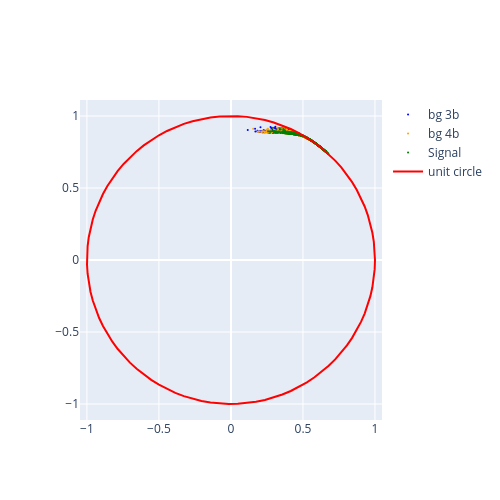

Notebook code cell kept with this figure:
### Code cell
fig = go.Figure()
# for view in range(3):
fig.add_trace(
    go.Scatter(
        x=base_q_repr_sampled[is_3b, f1, view],
        y=base_q_repr_sampled[is_3b, f2, view],
        mode="markers",
        name="bg 3b",
        marker=dict(size=2, color="blue"),
                )
            )
fig.add_trace(
    go.Scatter(
        x=base_q_repr_sampled[is_bg4b, f1, view],
        y=base_q_repr_sampled[is_bg4b, f2, view],
        mode="markers",
        name="bg 4b",
        marker=dict(size=2, color="orange"),
    )
)
fig.add_trace(
    go.Scatter(
        x=base_q_repr_sampled[is_signal, f1, view],
        y=base_q_repr_sampled[is_signal, f2, view],
        mode="markers",
        name="Signal",
        marker=dict(size=2, color="green")
    )
)
# draw a unit circle
theta = np.linspace(0, 2*np.pi, 100)
x = np.cos(theta)
y = np.sin(theta)
fig.add_trace(go.Scatter(x=x, y=y, mode="lines", name="unit circle", line=dict(color="red")))

fig.update_layout(yaxis_scaleanchor="x", width=500, height=500)

fig.show()

### Figure 1 — Plotly figure (JSON) as saved in the notebook; plotly's stock layout.template omitted (floating-point values rounded to 4 significant figures; data arrays with more than 128 entries replaced by an {"elided": "..."} marker saying what was removed)
{"data": [{"marker": {"color": "blue", "size": 2}, "mode": "markers", "name": "bg 3b", "type": "scatter", "x": {"elided": "1000 float values"}, "y": {"elided": "1000 float values"}}, {"marker": {"color": "orange", "size": 2}, "mode": "markers", "name": "bg 4b", "type": "scatter", "x": {"elided": "1000 float values"}, "y": {"elided": "1000 float values"}}, {"marker": {"color": "green", "size": 2}, "mode": "markers", "name": "Signal", "type": "scatter", "x": {"elided": "1000 float values"}, "y": {"elided": "1000 float values"}}, {"line": {"color": "red"}, "mode": "lines", "name": "unit circle", "type": "scatter", "x": [1, 0.998, 0.992, 0.9819, 0.9679, 0.9501, 0.9284, 0.9029, 0.8738, 0.8413, 0.8053, 0.766, 0.7237, 0.6785, 0.6306, 0.5801, 0.5272, 0.4723, 0.4154, 0.3569, 0.2969, 0.2358, 0.1736, 0.1108, 0.04758, -0.01587, -0.07925, -0.1423, -0.2048, -0.2665, -0.3271, -0.3863, -0.4441, -0.5, -0.5539, -0.6056, -0.6549, -0.7015, -0.7453, -0.7861, -0.8237, -0.858, -0.8888, -0.9161, -0.9397, -0.9595, -0.9754, -0.9874, -0.9955, -0.9995, -0.9995, -0.9955, -0.9874, -0.9754, -0.9595, -0.9397, -0.9161, -0.8888, -0.858, -0.8237, -0.7861, -0.7453, -0.7015, -0.6549, -0.6056, -0.5539, -0.5, -0.4441, -0.3863, -0.3271, -0.2665, -0.2048, -0.1423, -0.07925, -0.01587, 0.04758, 0.1108, 0.1736, 0.2358, 0.2969, 0.3569, 0.4154, 0.4723, 0.5272, 0.5801, 0.6306, 0.6785, 0.7237, 0.766, 0.8053, 0.8413, 0.8738, 0.9029, 0.9284, 0.9501, 0.9679, 0.9819, 0.992, 0.998, 1], "y": [0, 0.06342, 0.1266, 0.1893, 0.2511, 0.312, 0.3717, 0.4298, 0.4862, 0.5406, 0.5929, 0.6428, 0.6901, 0.7346, 0.7761, 0.8146, 0.8497, 0.8815, 0.9096, 0.9341, 0.9549, 0.9718, 0.9848, 0.9938, 0.9989, 0.9999, 0.9969, 0.9898, 0.9788, 0.9638, 0.945, 0.9224, 0.896, 0.866, 0.8326, 0.7958, 0.7557, 0.7127, 0.6668, 0.6182, 0.5671, 0.5137, 0.4582, 0.4009, 0.342, 0.2817, 0.2203, 0.158, 0.09506, 0.03173, -0.03173, -0.09506, -0.158, -0.2203, -0.2817, -0.342, -0.4009, -0.4582, -0.5137, -0.5671, -0.6182, -0.6668, -0.7127, -0.7557, -0.7958, -0.8326, -0.866, -0.896, -0.9224, -0.945, -0.9638, -0.9788, -0.9898, -0.9969, -0.9999, -0.9989, -0.9938, -0.9848, -0.9718, -0.9549, -0.9341, -0.9096, -0.8815, -0.8497, -0.8146, -0.7761, -0.7346, -0.6901, -0.6428, -0.5929, -0.5406, -0.4862, -0.4298, -0.3717, -0.312, -0.2511, -0.1893, -0.1266, -0.06342, -2.449e-16]}], "layout": {"height": 500, "width": 500, "yaxis": {"scaleanchor": "x"}}}
